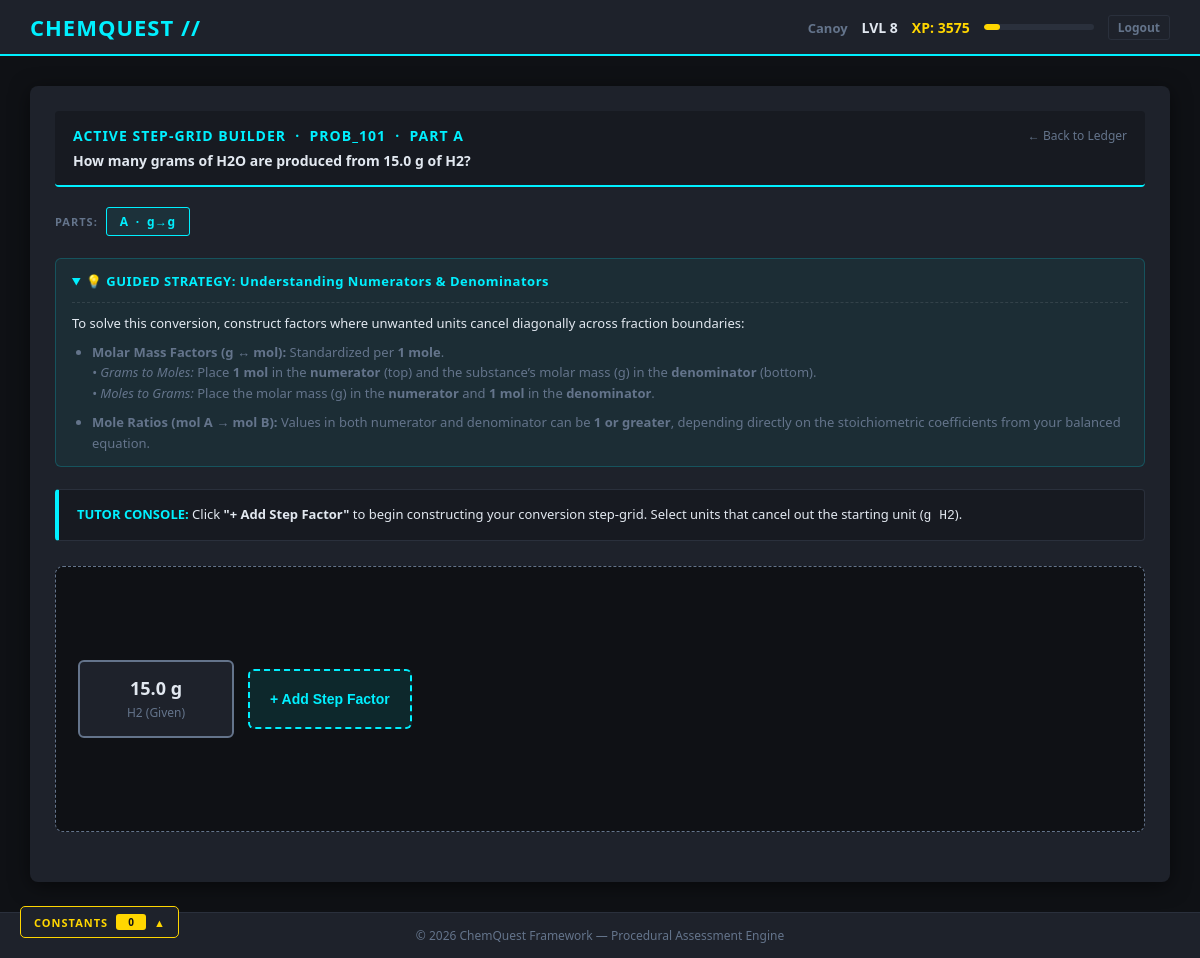
The page /workspace/12/a/ (signed in) on the database its author committed.
### core_app/models.py (models this page shows, shortened)
class StoichiometryProblem(models.Model):
    problem_id            = models.CharField(max_length=50, unique=True)
    title                 = models.CharField(max_length=200)
    prompt                = models.TextField()
    reactants_str         = models.CharField(max_length=200)
    products_str          = models.CharField(max_length=200)
    correct_coefficients  = models.CharField(max_length=50)
    is_limiting_problem   = models.BooleanField(default=False)
    def parse_side(self, side_str):
        result = []
        for token in side_str.split(','):
            coeff_str, formula = token.strip().split(':')
            result.append({'coeff': int(coeff_str), 'formula': formula.strip()})
        return result
    @property
    def reactants(self):
        return self.parse_side(self.reactants_str)
    @property
    def products(self):
        return self.parse_side(self.products_str)

class ProblemPart(models.Model):
    problem          = models.ForeignKey(StoichiometryProblem, on_delete=models.CASCADE,
                                         related_name='parts')
    part_label       = models.CharField(max_length=10)
    part_prompt      = models.TextField()
    given_substance  = models.ForeignKey(Substance, on_delete=models.PROTECT,
                                         related_name='given_parts')
    given_quantity   = models.DecimalField(max_digits=12, decimal_places=4)
    given_unit       = models.CharField(max_length=10, default='g')
    target_substance = models.ForeignKey(Substance, on_delete=models.PROTECT,
                                         related_name='target_parts')
    target_unit      = models.CharField(max_length=10, default='g')
    conversion_type  = models.CharField(max_length=20, choices=CONVERSION_CHOICES,
                                        default=CONVERSION_G_TO_G)
    correct_answer   = models.DecimalField(max_digits=14, decimal_places=4)
    is_limiting_part = models.BooleanField(default=False)
    order            = models.PositiveSmallIntegerField(default=0)
    limiting_given_quantities = models.JSONField(default=dict, blank=True)
    class Meta:
        ordering = ['order']
        unique_together = [('problem', 'part_label')]
    @property
    def node_count(self):
        return NODE_COUNT[self.conversion_type]
    def expected_nodes(self):
        problem   = self.problem
        gf        = self.given_substance.formula
        tf        = self.target_substance.formula
        mm_given  = float(self.given_substance.molar_mass)
        mm_target = float(self.target_substance.molar_mass)
        coeff_given  = _get_coeff(problem, gf)
        coeff_target = _get_coeff(problem, tf)
        ct    = self.conversion_type
        nodes = []
        if ct == CONVERSION_G_TO_G:
            nodes = [
                _node(1,            f'mol_{gf}', mm_given,    f'g_{gf}'),
                _node(coeff_target, f'mol_{tf}', coeff_given, f'mol_{gf}'),
                _node(mm_target,    f'g_{tf}',   1,           f'mol_{tf}'),
            ]
        elif ct == CONVERSION_MOL_TO_G:
            nodes = [
                _node(coeff_target, f'mol_{tf}', coeff_given, f'mol_{gf}'),
                _node(mm_target,    f'g_{tf}',   1,           f'mol_{tf}'),
            ]
        elif ct == CONVERSION_G_TO_MOL:
            nodes = [
                _node(1,            f'mol_{gf}', mm_given,    f'g_{gf}'),
                _node(coeff_target, f'mol_{tf}', coeff_given, f'mol_{gf}'),
            ]
        elif ct == CONVERSION_MOL_TO_MOL:
            nodes = [
                _node(coeff_target, f'mol_{tf}', coeff_given, f'mol_{gf}'),
            ]
        return nodes

class Substance(models.Model):
    formula      = models.CharField(max_length=50, primary_key=True)
    display_name = models.CharField(max_length=100)
    molar_mass   = models.FloatField()
    is_element   = models.BooleanField(default=True)
    period       = models.IntegerField(null=True, blank=True)
    group        = models.IntegerField(null=True, blank=True)
    category     = models.CharField(max_length=50, null=True, blank=True)

### core_app/views.py (the view)
# urls.py: path('workspace/<str:prob_id>/<str:part_label>/', views.step_grid_workspace, name='step_grid_workspace'),
@login_required
def step_grid_workspace(request, prob_id, part_label='a'):
    problem = _get_problem_or_first(prob_id)
    if not problem:
        return render(request, 'no_problems.html')
    part    = get_object_or_404(ProblemPart, problem=problem, part_label=part_label)
    nav_ctx = _navigation_context(problem, part)
    context = {
        'problem_id':    problem.problem_id,
        'problem_title': problem.title,
        'prompt':        problem.prompt,
        **_part_context(part),
        **nav_ctx,
    }
    return render(request, 'module2_workspace.html', context)

### templates/module2_workspace.html (shortened to what this page needs)
{% extends 'base.html' %}
{% block content %}
<div class="grid-info-header">
    <div style="display:flex; justify-content:space-between; align-items:center; flex-wrap:wrap; gap:8px;">
        <span style="color:var(--cyber-teal); font-weight:bold; letter-spacing:1px;">
            ACTIVE STEP-GRID BUILDER &nbsp;·&nbsp; {{ problem_id }} &nbsp;·&nbsp; PART {{ part_label|upper }}
        </span>
        <a href="{% url 'preparation_ledger' problem_id %}" style="color:var(--text-muted); font-size:12px; text-decoration:none;">
            ← Back to Ledger
        </a>
    </div>
    <p style="margin:6px 0 0 0; color:var(--text-light);">
        <strong>{{ part_prompt }}</strong>
    </p>
</div>
<div class="part-strip">
    <span style="font-size:11px; color:var(--text-muted); font-weight:bold; letter-spacing:1px;">PARTS:</span>
    {% for p in all_parts %}
    <span class="part-pill {% if p.part_label == part_label %}active-pill{% endif %}">
        {{ p.part_label|upper }}
        &nbsp;·&nbsp;
        {% if p.conversion_type == 'mol_to_mol' %}mol→mol
        {% elif p.conversion_type == 'mol_to_g' %}mol→g
        {% elif p.conversion_type == 'g_to_mol' %}g→mol
        {% else %}g→g{% endif %}
    </span>
    {% endfor %}
</div>
<details class="edu-expander" open>
    <summary>💡 GUIDED STRATEGY: Understanding Numerators & Denominators</summary>
    <div class="edu-content">
        <p style="margin: 0 0 8px 0;">
            To solve this conversion, construct factors where unwanted units cancel diagonally across fraction boundaries:
        </p>
        <ul style="margin: 0; padding-left: 20px; color: var(--text-muted);">
            <li>
                <strong>Molar Mass Factors (g ↔ mol):</strong> Standardized per <strong>1 mole</strong>.
                <br><em>• Grams to Moles:</em> Place <strong>1 mol</strong> in the <strong>numerator</strong> (top) and the substance’s molar mass (g) in the <strong>denominator</strong> (bottom).
                <br><em>• Moles to Grams:</em> Place the molar mass (g) in the <strong>numerator</strong> and <strong>1 mol</strong> in the <strong>denominator</strong>.
            </li>
            <li style="margin-top: 8px;">
                <strong>Mole Ratios (mol A → mol B):</strong> Values in both numerator and denominator can be <strong>1 or greater</strong>, depending directly on the stoichiometric coefficients from your balanced equation.
            </li>
        </ul>
    </div>
</details>
<div class="feedback-box" id="explanationConsole">
    <strong style="color:var(--cyber-teal);">TUTOR CONSOLE:</strong>
    <span id="explanationText">
        Click <strong>"+ Add Step Factor"</strong> to begin constructing your conversion step-grid. Select units that cancel out the starting unit (<code>{{ given_unit }} {{ given_formula }}</code>).
    </span>
</div>
<div class="bridge-builder-chasm" id="chainCanvas">
    <div class="starting-node">
        <span style="font-size:18px; font-weight:bold; display:block;">
            <span id="givenQuantityValue">{{ suspended_quantity|default:given_quantity }}</span>
            <span id="givenUnitText">{{ given_unit }}</span>
        </span>
        <span style="color:var(--text-muted); font-size:12px;">{{ given_formula }} (Given)</span>
    </div>
    <button class="btn-add-node" id="btnAddNode" onclick="appendUserStep()">
        + Add Step Factor
    </button>
</div>
{% endblock content %}

### templates/base.html (shortened to what this page needs)
<!DOCTYPE html>
<html lang="en">
<head>
</head>
<body>
<header>
    <h1><a href="{% url 'problem_lobby' %}" style="text-decoration:none; color:inherit;">CHEMQUEST //</a></h1>
    <div class="user-status">
        {% if request.user.is_authenticated %}
            <span>
                <a href="{% url 'student_dashboard' %}" style="color:var(--text-muted); font-size:13px; text-decoration: none;">{{ request.user.username }}</a>
            </span>
        {% endif %}
        <span id="xp-level-display">LVL {{ user_level }}</span>
        <span class="xp-display" id="xp-total-display">XP: {{ user_total_xp }}</span>
        <div style="width:110px; height:6px; background:#2A303C; border-radius:3px;
                    overflow:hidden; cursor:default;"
             title="{{ user_xp_into_level }} / 500 XP into level {{ user_level }}">
            <div id="xp-bar-fill"
                 style="width:{{ user_level_progress_pct }}%; height:100%;
                        background:var(--constant-gold); border-radius:3px;
                        transition:width 0.5s ease;"></div>
        </div>
        {% if request.user.is_authenticated %}
        <a href="{% url 'student_logout' %}"
           style="color:var(--text-muted); font-size:12px; text-decoration:none;
                  border:1px solid #2A303C; padding:3px 9px; border-radius:3px;">
            Logout
        </a>
        {% else %}
        <a href="{% url 'student_login' %}"
           style="color:var(--cyber-teal); font-size:12px; text-decoration:none;
                  border:1px solid var(--cyber-teal); padding:3px 9px; border-radius:3px;">
            Login
        </a>
        {% endif %}
    </div>
</header>
<main>
    <div class="workspace-container">
        {% block content %}{% endblock content %}
    </div>
</main>
<footer>
    &copy; 2026 ChemQuest Framework &mdash; Procedural Assessment Engine
</footer>
<div id="cq-tray" aria-label="Canned Constants reference tray">
    <div id="cq-tray-tab" onclick="cqTrayToggle()" role="button" tabindex="0"
         aria-expanded="false" aria-controls="cq-tray-panel"
         onkeydown="if(event.key==='Enter'||event.key===' ')cqTrayToggle()">
        <span id="cq-tray-tab-label">CONSTANTS</span>
        <span id="cq-tray-tab-count">0</span>
        <span id="cq-tray-tab-chevron">▲</span>
    </div>
</div>
</body>
</html>

### rows shown on the page
StoichiometryProblem: problem "PROB_101"
ProblemPart: part_prompt "How many grams of H2O are produced from 15.0 g of H2?", part_label "A", conversion_type "g→g"
Substance: formula "H2"

### other values the page prints
{{ request.user.username }} "Canoy"
{{ user_level }} "8"
{{ user_total_xp }} "3575"
{{ part_label|upper }} "A"
{{ given_unit }} "g"
{{ suspended_quantity|default:given_quantity }} "15.0"
